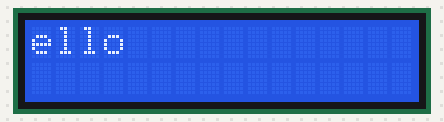
Simulated run of this sketch. Board: Arduino Uno, built with avr-gcc and run on an emulated ATmega328P. Parts: 16×2 character LCD.

Above: at 0.13 s.
At 0.7 s:
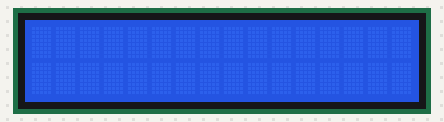
At 3.74 s:
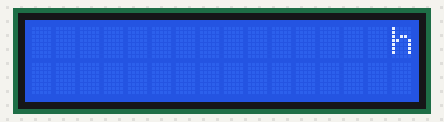
At 4.34 s:
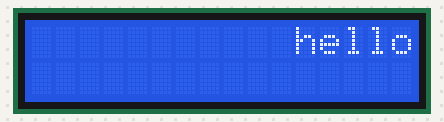
At 5.09 s:
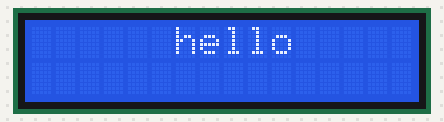
At 6.59 s:
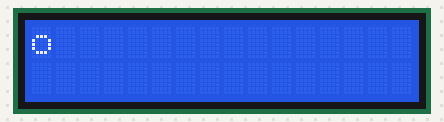

Measured:
- by itself, everything shown: repeats every 6.0 s, in 21 steps
- what the display in image 1 shows lasts 3.0 s, from 0.7 s to 3.7 s

The sketch:

sketch_jan17c.ino
```cpp
#include <LiquidCrystal.h>
const int rs = 12, en = 11, d4 = 5, d5 = 4, d6 = 3, d7 = 2;
LiquidCrystal lcd(rs, en, d4, d5, d6, d7);
void setup() {
  lcd.begin(16, 2);
  lcd.print("hello");
}

void loop() {
 for (int positionCounter = 0; positionCounter < 13; positionCounter++) {
    // scroll one position left:
    lcd.scrollDisplayLeft();
    // wait a bit:
    delay(150);
  }
}
```
